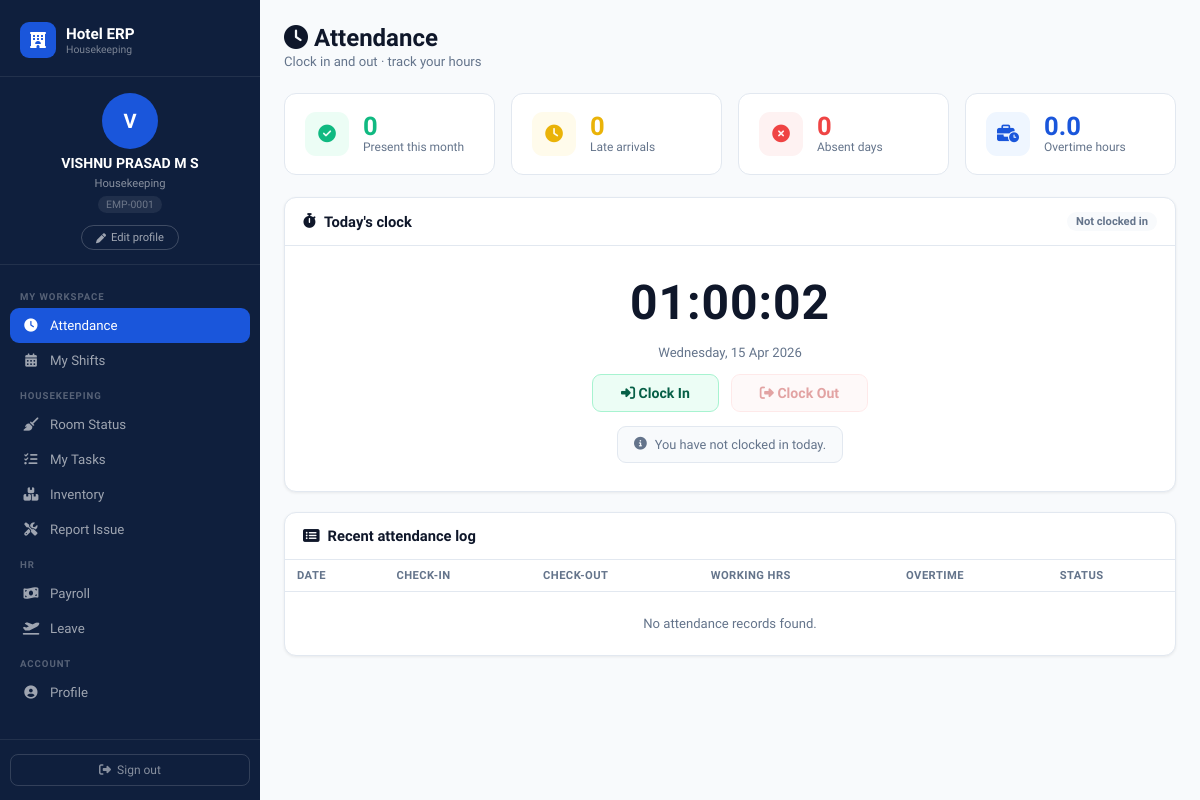
The page /housekeeping/ (signed in) on the database as committed earlier.
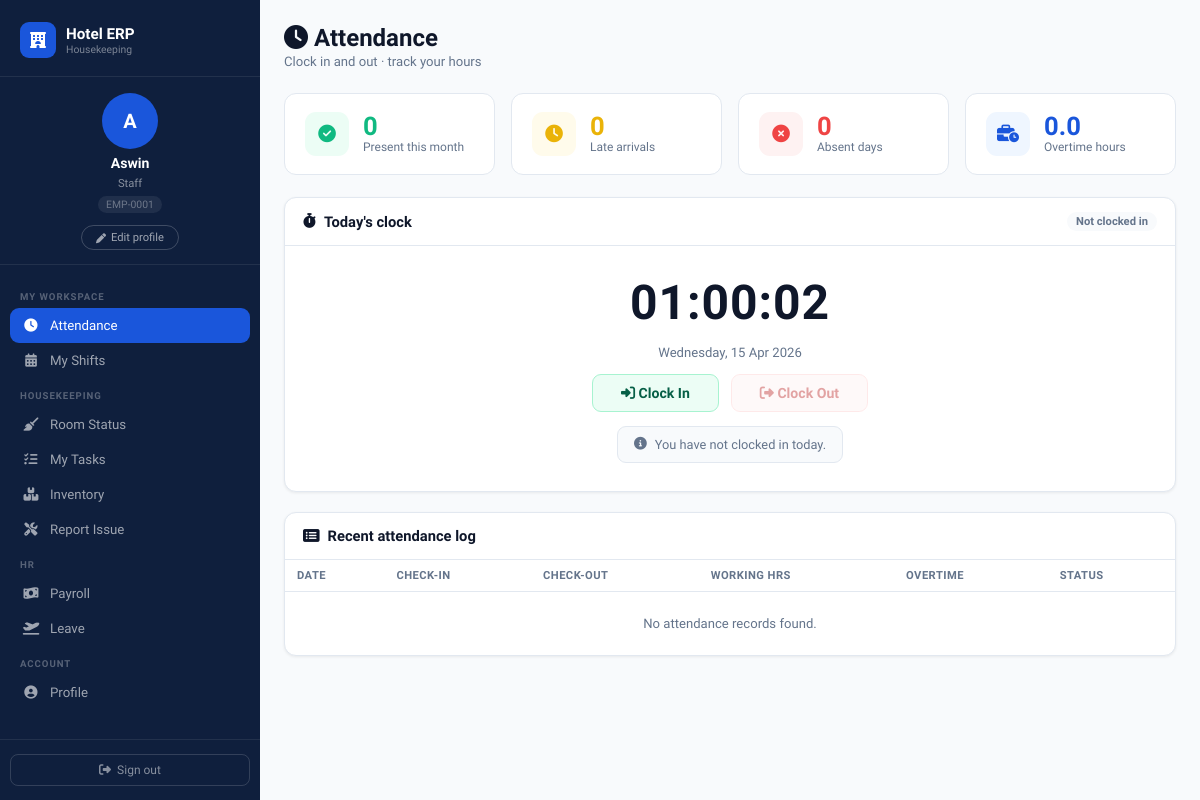
The same page on the database as committed later.
### Accounts/models.py (models this page shows, shortened)
class Staff(models.Model):
    hotel = models.ForeignKey(Hotel, on_delete=models.CASCADE, related_name="staffs")
    user = models.OneToOneField(User, on_delete=models.CASCADE, null=True, blank=True)
    name = models.CharField(max_length=100)
    email = models.EmailField(unique=True)
    phone = models.CharField(max_length=15)
    department = models.ForeignKey(Department, on_delete=models.SET_NULL, null=True)
    role = models.CharField(max_length=100)
    password = models.CharField(max_length=100)
    is_available = models.BooleanField(default=True)
    employee_id = models.CharField(max_length=20, blank=True, null=True)
    salary = models.DecimalField(max_digits=10, decimal_places=2, default=0)
    joining_date = models.DateField(default=timezone.now)
    photo = models.ImageField(upload_to="staff_photos/", null=True, blank=True)

### Accounts/views.py (the view)
# urls.py: path("housekeeping/", housekeeping_dashboard, name="housekeeping_dashboard"),
def housekeeping_dashboard(request):
    staff_id = request.session.get("staff_id")
    if not staff_id:
        return redirect("staff_login")
    staff = Staff.objects.select_related("hotel").get(id=staff_id)
    hotel = staff.hotel
    all_tasks = Task.objects.filter(staff_id=staff_id).select_related("room_unit").order_by('-created_at')
    for task in all_tasks:
        if task.room_unit and task.room_unit.status == "Available" and task.status != "Completed":
            task.status = "Completed"
            task.save()
    tasks = Task.objects.filter(
        staff_id=staff_id,
        status="Pending"
    ).select_related("room_unit")
    today = timezone.now().date()
    shift = Shift.objects.filter(
        staff_id=staff_id,
    date=today
).select_related("department").first()
    room_units = RoomUnit.objects.filter(
        task__staff_id=staff_id,
        task__status="Pending"
    ).distinct().select_related('room')
    all_assigned_rooms = RoomUnit.objects.filter(
        task__staff_id=staff_id
    ).distinct()
    clean_count = all_assigned_rooms.filter(status="Available").count()
    dirty_count = all_assigned_rooms.filter(status="Dirty").count()
    maintenance_count = all_assigned_rooms.filter(status="Maintenance").count()
    cleaning_count = all_assigned_rooms.filter(status="Cleaning").count()
    rooms_list = []
    for unit in room_units:
        rooms_list.append({
            "number": unit.room_number,
            "status": unit.status.lower(),
            "room_type": unit.room.room_type,
            "id": unit.id,
            "notes": ""
        })
    inventory_items = []
    total_items = 0
    in_stock_items = 0
    low_stock_items = 0
    context = {
        "staff": staff,
        "hotel": hotel,
        "tasks": tasks,
        "all_tasks": all_tasks,
        "shift": shift,
        "rooms": rooms_list,
        "clean_rooms": clean_count,
        "dirty_rooms": dirty_count,
        "maintenance_rooms": maintenance_count,
        "cleaning_rooms": cleaning_count,
        "pending_tasks": tasks.count(),
        "inventory_items": inventory_items,
        "total_items": total_items,
        "in_stock_items": in_stock_items,
        "low_stock_items": low_stock_items,
    }
    return render(request, "housekeeping.html", context)

### templates/housekeeping.html (shortened to what the changed rows need)
{% load static %}
<!DOCTYPE html>
<html lang="en">
<head>
    <link rel="stylesheet" href="https://cdnjs.cloudflare.com/ajax/libs/font-awesome/6.4.0/css/all.min.css">
</head>
<body>
<aside class="sidebar" id="sidebar">
    <div class="sidebar-profile">
        <div class="sidebar-avatar" onclick="switchPanel('profile')" title="Edit profile">
            <span id="sbInitials">{{ staff.name|slice:":1"|upper }}</span>
        </div>
        <div class="sb-name" id="sbDisplayName">{{ staff.name }}</div>
        <div class="sb-role">{{ staff.role|default:"Staff" }}</div>
        <div class="sb-empid">{{ staff.employee_id|default:"EMP-0001" }}</div>
        <button class="sb-edit-btn" onclick="switchPanel('profile')">
            <i class="fas fa-pen" style="font-size:10px"></i> Edit profile
        </button>
    </div>
</aside>
<main class="main">
    <div class="panel active" id="panel-attendance">
        <div class="topbar">
            <div class="topbar-left">
                <h1><i class="fas fa-clock"></i> Attendance</h1>
            </div>
        </div>
        <div class="card">
            <table>
                <thead>
                    <tr>
                        <th>Date</th>
                        <th>Check-in</th>
                        <th>Check-out</th>
                        <th>Working hrs</th>
                        <th>Overtime</th>
                        <th>Status</th>
                    </tr>
                </thead>
            </table>
        </div>
    </div>
</main>
</body>
</html>

Rows that differ between the two databases and show on the page:
changed Staff "EMP-0001": name "V" → "A"; name "VISHNU PRASAD M S" → "Aswin"; role "Housekeeping" → "Staff"
